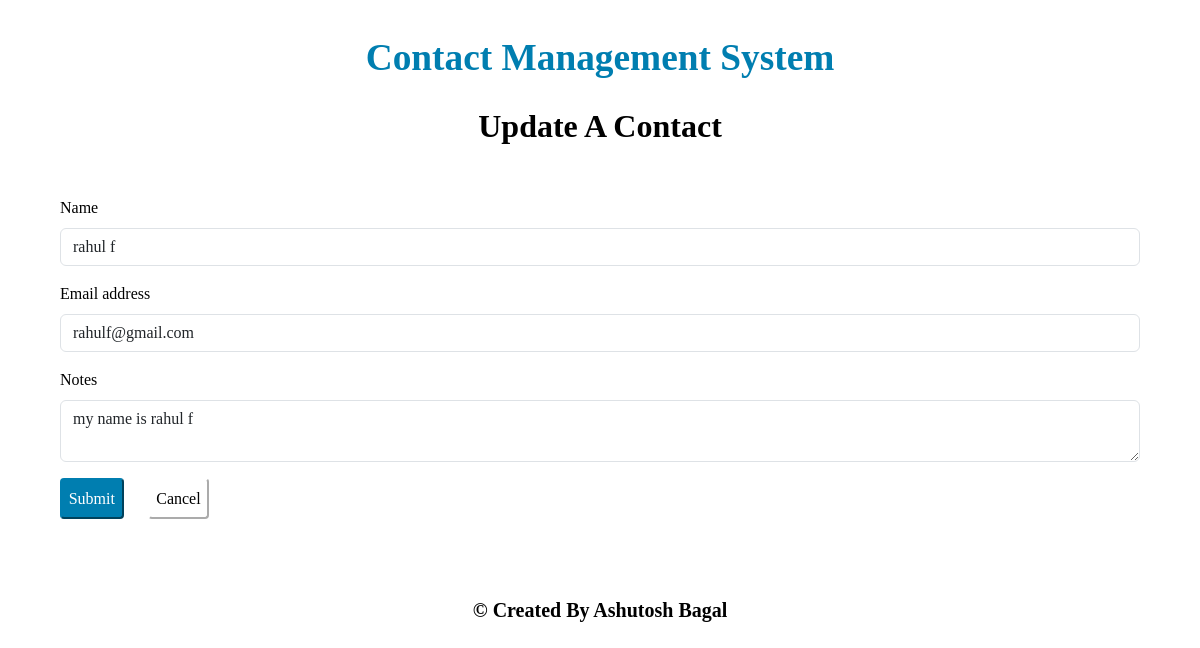
Screenshot of /update_contact/2 with the database file from the repository.
### Contact_management/models.py (models this page shows, shortened)
class contacts(models.Model):
    name = models.CharField(max_length=30)
    email=models.EmailField(max_length=30)
    notes=models.TextField()
    time = models.DateTimeField(auto_now_add=True)

### Contact_management/views.py (the view, shortened to what this page needs)
# urls.py: path('update_contact/<con_id>',views.update_contact,name='update_contact'),
def update_contact(request, con_id):
	contact_record = contacts.objects.get(id = con_id)
	return render(request,"update_contact.html", {"contact_record" : contact_record})

### Contact_management/templates/update_contact.html (shortened to what this page needs)
{% extends 'header.html' %}
{% load static %}
{% block content %}
<!DOCTYPE html>
<html lang="en">
<head>
	<link
        href="https://cdn.jsdelivr.net/npm/bootstrap@5.3.2/dist/css/bootstrap.min.css"
        rel="stylesheet"
	/>
	<link rel="stylesheet" href="{% static 'base_style.css' %}">
</head>
<body>
	<div class="sub-header">Update A Contact</div>
	<br>
	<form action="" method="POST">
		<div class="mb-3">
		<label for="name" class="form-label">Name</label>
		<input
			required
			type="text"
			class="form-control"
			id="name"
			name="name"
			aria-describedby="emailHelp"
            value= "{{contact_record.name}}"
		/>
		</div>
		<div class="mb-3">
		<label for="email" class="form-label">Email address</label>
		<input
			required
			type="email"
			class="form-control"
			id="email"
			name="email"
			aria-describedby="emailHelp"
            value = {{contact_record.email}}
		/>
		</div>
		<div class="mb-3">
		<label for="notes" class="form-label">Notes</label>
		<textarea class="form-control" id="notes" name="notes">{{contact_record.notes}}</textarea>
		</div>
		<button type="submit" class="color-button">Submit</button>
		<a href="{% url 'home' %}"
		><button type="button" class="cancel-button">Cancel</button></a
		>
	</form>
</body>
</html>
{% endblock %}

### Contact_management/static/base_style.css (style rules this page uses)
body { font-family: Georgia, serif; color: black; margin-top: 3%; margin-bottom: 3%; margin-left: 5%; margin-right: 5%; }
.color-button { font-family: Georgia, serif; color: white; background-color: #007eb0; border-radius: 4px; padding: 5pt; border-color: #007eb0; margin-right: 15pt; }
.cancel-button { font-family: Georgia, serif; color: black; background-color: white; border-radius: 4px; padding: 5pt; border-color: white; margin-right: 15pt; }
.sub-header { font-family: Georgia, serif; color: black; font-size: 24pt; font-weight: bold; text-align: center; margin-top: 2%; margin-bottom: 2%; }

### rows the page displays
contacts: name "rahul f", email "rahulf@gmail.com", notes "my name is rahul f"
